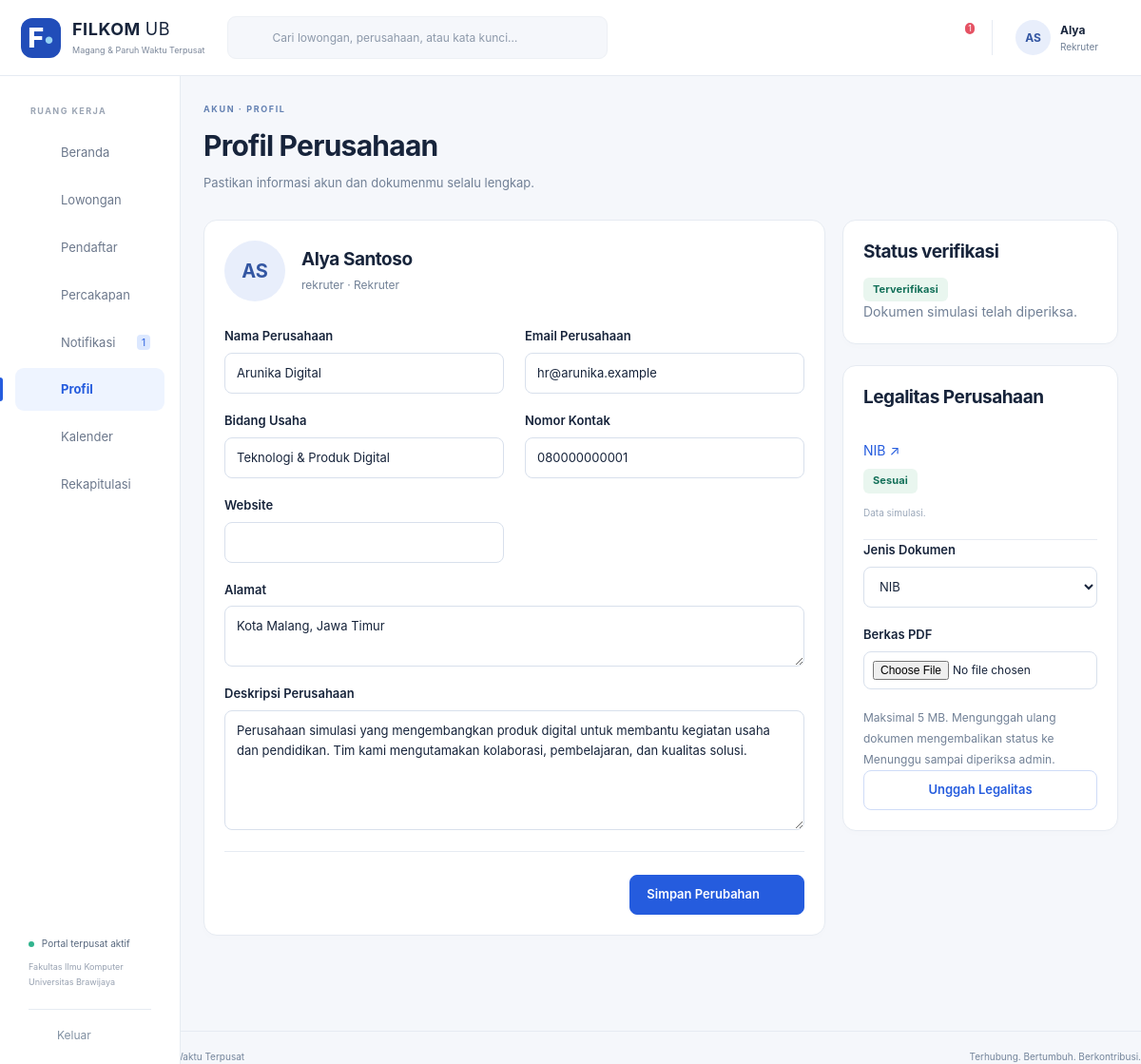
The page /index.php?r=profil (signed in) on the database its author committed.
### tables this page shows
CREATE TABLE AKUN (
 idAkun INT AUTO_INCREMENT PRIMARY KEY, username VARCHAR(100) NOT NULL UNIQUE, email VARCHAR(100) NOT NULL UNIQUE,
 passwordHash VARCHAR(255) NOT NULL, namaPengguna VARCHAR(100) NOT NULL,
 role ENUM('Mahasiswa','Rekruter','Admin') NOT NULL, aktif TINYINT(1) NOT NULL DEFAULT 1,
 idMahasiswa INT NULL UNIQUE,idPerusahaan INT NULL,
 FOREIGN KEY(idMahasiswa) REFERENCES MAHASISWA(idMahasiswa), FOREIGN KEY(idPerusahaan) REFERENCES PERUSAHAAN(idPerusahaan),
 CONSTRAINT CK_AKUN_ROLE CHECK ((role='Mahasiswa' AND idMahasiswa IS NOT NULL AND idPerusahaan IS NULL) OR (role='Rekruter' AND idPerusahaan IS NOT NULL AND idMahasiswa IS NULL) OR (role='Admin' AND idMahasiswa IS NULL AND idPerusahaan IS NULL))
);

CREATE TABLE PERUSAHAAN (
 idPerusahaan INT AUTO_INCREMENT PRIMARY KEY, namaPerusahaan VARCHAR(100) NOT NULL,
 alamat TEXT NOT NULL, emailPerusahaan VARCHAR(100) NOT NULL UNIQUE,
 statusVerifikasi VARCHAR(20) NOT NULL DEFAULT 'Menunggu', bidangUsaha VARCHAR(100) NOT NULL DEFAULT '',
 kontak VARCHAR(30) NOT NULL DEFAULT '', deskripsi TEXT, website VARCHAR(250) NOT NULL DEFAULT '',
 catatanVerifikasi TEXT, dihapusPada DATETIME NULL, dibuatPada DATETIME NOT NULL DEFAULT CURRENT_TIMESTAMP
);

CREATE TABLE DOKUMEN_PERUSAHAAN (
 id INT AUTO_INCREMENT PRIMARY KEY,idPerusahaan INT NOT NULL,idDokumen INT NOT NULL,namaDokumen VARCHAR(100) NOT NULL,
 hasilPemeriksaan VARCHAR(30) NOT NULL DEFAULT 'Belum diperiksa',catatan TEXT,idPemeriksa INT NULL,
 FOREIGN KEY(idPerusahaan) REFERENCES PERUSAHAAN(idPerusahaan),FOREIGN KEY(idDokumen) REFERENCES DOKUMEN(idDokumen),FOREIGN KEY(idPemeriksa) REFERENCES AKUN(idAkun)
);

### app/Views/profil.php (the view, shortened to what the rows shown need)
<?php $heading=$currentUser['role']==='Rekruter'?'Profil Perusahaan':'Profil Saya';$kicker='AKUN · PROFIL';$subtitle='Pastikan informasi akun dan dokumenmu selalu lengkap.';require ROOT.'/app/Views/components/heading.php';?>
<div class="content-with-aside"><section class="card">
<div class="profile-banner"><span class="avatar large"><?= e(initials($currentUser['namaPengguna'])) ?></span><div><h2><?= e($currentUser['namaPengguna']) ?></h2><p><?= e($currentUser['username']) ?> · <?= e($currentUser['role']) ?></p></div></div>
<?php if($currentUser['role']==='Admin'):?><dl class="summary-list"><div><dt>Nama admin</dt><dd><?= e($currentUser['namaPengguna']) ?></dd></div><div><dt>Email</dt><dd><?= e($currentUser['email']) ?></dd></div></dl><p class="muted">Akun admin dikelola oleh pengelola sistem.</p>
<?php else:?><form method="post" enctype="multipart/form-data" action="<?= e(url('profil/simpan')) ?>"><?= csrf() ?>
<?php if($currentUser['role']==='Mahasiswa'):?><div class="form-grid"><label>Nama Lengkap<input name="namaMahasiswa" value="<?= e($profil['namaMahasiswa']) ?>" maxlength="100" required></label><label>NIM<input value="<?= e($profil['NIM']) ?>" readonly></label><label>Email<input type="email" name="email" value="<?= e($profil['email']) ?>" maxlength="100" required></label><label>Program Studi<select name="jurusan"><?php foreach(jurusanOptions() as $s):?><option<?= selected($profil['jurusan'],$s) ?>><?= e($s) ?></option><?php endforeach;?></select></label><label>Semester Aktif<input type="number" name="semester" min="1" max="14" value="<?= e($profil['semester']) ?>" required></label><label>IPK<input type="number" name="IPK" min="0" max="4" step="0.01" value="<?= e($profil['IPK']) ?>" required></label><label>Telepon / WhatsApp<input name="telepon" value="<?= e($profil['telepon']) ?>" maxlength="30"></label><label>Portofolio<input type="url" name="portofolio" value="<?= e($profil['portofolio']) ?>" maxlength="250" placeholder="https://…"></label></div><label>Tentang Saya<textarea name="bio" rows="4" maxlength="2000"><?= e($profil['bio']) ?></textarea></label><label>CV / Resume (PDF, maksimal 5 MB)<input type="file" name="cv" accept="application/pdf,.pdf"></label><?php if($profil['idCV']):?><p><a href="<?= e(url('dokumen/lihat',['id'=>$profil['idCV']])) ?>" target="_blank" rel="noopener">Lihat CV tersimpan ↗</a></p><?php endif;?>
<?php else:?><div class="form-grid"><?php foreach(['namaPerusahaan'=>'Nama Perusahaan','emailPerusahaan'=>'Email Perusahaan','bidangUsaha'=>'Bidang Usaha','kontak'=>'Nomor Kontak','website'=>'Website'] as $k=>$label):?><label><?= e($label) ?><input type="<?= $k==='website'?'url':($k==='emailPerusahaan'?'email':'text') ?>" name="<?= e($k) ?>" value="<?= e($profil[$k]) ?>" maxlength="<?= $k==='website'?250:($k==='kontak'?30:100) ?>"<?= in_array($k,['namaPerusahaan','emailPerusahaan'],true)?' required':'' ?>></label><?php endforeach;?></div><label>Alamat<textarea name="alamat" maxlength="2000" required><?= e($profil['alamat']) ?></textarea></label><label>Deskripsi Perusahaan<textarea name="deskripsi" maxlength="5000" rows="5"><?= e($profil['deskripsi']) ?></textarea></label><?php endif;?><div class="form-footer"><button class="button">Simpan Perubahan <?= icon('check') ?></button></div></form><?php endif;?></section>
<aside class="stack"><?php if($currentUser['role']==='Rekruter'):?><section class="card"><h2>Status verifikasi</h2><?= badge($profil['statusVerifikasi']) ?><p class="muted"><?= e($profil['catatanVerifikasi']?:'Admin akan memeriksa legalitas perusahaan.') ?></p></section><section class="card"><h2>Legalitas Perusahaan</h2><?php foreach($legalitas as $d):?><div class="history-item"><a target="_blank" rel="noopener" href="<?= e(url('dokumen/lihat',['id'=>$d['idDokumen']])) ?>"><?= e($d['namaDokumen']) ?> ↗</a><p><?= badge($d['hasilPemeriksaan']) ?></p><small><?= e($d['catatan']) ?></small></div><?php endforeach;?><form method="post" enctype="multipart/form-data" action="<?= e(url('profil/legalitas')) ?>"><?= csrf() ?><label>Jenis Dokumen<select name="namaDokumen"><option>NIB</option><option>Akta Pendirian</option><option>Izin Usaha</option></select></label><label>Berkas PDF<input type="file" name="legalitas" accept="application/pdf,.pdf" required></label><small class="muted">Maksimal 5 MB. Mengunggah ulang dokumen mengembalikan status ke Menunggu sampai diperiksa admin.</small><button class="button secondary full">Unggah Legalitas</button></form></section><?php else:?><section class="card accent-card"><?= icon('shield') ?><h2>Profil yang siap melangkah</h2><p>Profil mahasiswa digunakan pada setiap lamaran. Simpan CV di sini agar dapat digunakan kembali saat mendaftar.</p></section><?php endif;?></aside></div>

### app/Views/layout/header.php (shortened to what the rows shown need)
<!doctype html>
<html lang="id"><head><meta charset="utf-8"><meta name="viewport" content="width=device-width,initial-scale=1">
<title><?= e($title) ?> · FILKOM Connect</title><link rel="stylesheet" href="assets/app.css">
</head><body>
<?php if($currentUser): $role=$currentUser['role'];$r=query('r','dashboard'); ?>
<header class="topbar"><a class="brand" href="<?= e(url()) ?>"><span class="brand-icon">F<span>•</span></span><span><strong>FILKOM <span class="brand-light">UB</span></strong><small>Magang &amp; Paruh Waktu Terpusat</small></span></a>
<form class="global-search" action="index.php" method="get"><input type="hidden" name="r" value="<?= $role==='Admin'?'perusahaan':'lowongan' ?>"><?= icon('search') ?><input aria-label="Pencarian global" name="keyword" placeholder="Cari lowongan, perusahaan, atau kata kunci…" value="<?= e(query('keyword')) ?>"><button class="icon-button" aria-label="Cari"><?= icon('arrow') ?></button></form>
<div class="top-actions"><form class="mobile-logout" method="post" action="<?= e(url('logout')) ?>"><?= csrf() ?><button class="icon-button" aria-label="Keluar"><?= icon('logout') ?></button></form><a class="notification-button" href="<?= e(url('notifikasi')) ?>" aria-label="Notifikasi, <?= $unread ?> belum dibaca"><?= icon('bell') ?><?php if($unread):?><span class="counter"><?= $unread>99?'99+':$unread ?></span><?php endif;?></a><div class="user-summary"><span class="avatar"><?= e(initials($currentUser['namaPengguna'])) ?></span><span><strong><?= e(explode(' ',$currentUser['namaPengguna'])[0]) ?></strong><small><?= e($role) ?></small></span></div></div></header>
<aside class="sidebar"><div class="sidebar-label">RUANG KERJA</div><nav aria-label="Navigasi utama">
<?php $nav=[['dashboard','home','Beranda']];
if($role==='Rekruter')$nav=[...$nav,['lowongan','briefcase','Lowongan'],['pendaftar','user','Pendaftar'],['chat','chat','Percakapan']];
$nav[]=['notifikasi','bell','Notifikasi'];$nav[]=['profil','user','Profil'];
if($role!=='Admin')$nav[]=['kalender','calendar','Kalender'];
if($role!=='Mahasiswa')$nav[]=['rekapitulasi','chart','Rekapitulasi'];
foreach($nav as [$link,$ic,$label]):$active=explode('/',$r)[0]===$link||($link==='pendaftar'&&str_starts_with($r,'seleksi')); ?>
<a href="<?= e(url($link)) ?>" class="nav-link <?= $active?'active':'' ?>" <?= $active?'aria-current="page"':'' ?>><?= icon($ic) ?><span><?= e($label) ?></span><?php if($link==='notifikasi'&&$unread):?><span class="nav-count"><?= $unread ?></span><?php endif;?></a>
<?php endforeach;?></nav><div class="sidebar-bottom"><div class="portal-status"><i></i> Portal terpusat aktif<small>Fakultas Ilmu Komputer<br>Universitas Brawijaya</small></div><form method="post" action="<?= e(url('logout')) ?>"><?= csrf() ?><button class="logout"><?= icon('logout') ?> Keluar</button></form></div></aside>
<main id="main" class="main-content">
<?php else: ?><main id="main" class="public-main"><?php endif; ?>

### app/Core/helpers.php (shortened to what the rows shown need)
<?php
function e(mixed $s):string {
    return htmlspecialchars((string)$s,ENT_QUOTES|ENT_SUBSTITUTE,'UTF-8');
}
function url(string $route='dashboard',array $p=[]):string {
    return 'index.php?'.http_build_query(['r'=>$route]+$p);
}
function query(string $key,string $default=''):string {
    $v=$_GET[$key]??$default;
    return is_scalar($v)?trim((string)$v):$default;
}
function initials(string $s):string {
    $w=preg_split('/\s+/',trim($s));
    return mb_strtoupper(mb_substr($w[0]??'',0,1).mb_substr($w[1]??'',0,1));
}
function statusClass(string $s):string {
    return match($s) {
        'Diterima','Terverifikasi','Lolos','Sesuai','Layak','Aktif'=>'green','Ditolak','Tidak Lolos','Tidak sesuai','Tidak Layak','Dihapus'=>'red','Wawancara','Diproses','Menunggu'=>'amber','Draf','Ditutup'=>'gray',default=>'blue'
    }
    ;
}
function badge(string $s):string {
    return '<span class="badge '.statusClass($s).'">'.e($s).'</span>';
}
function icon(string $name):string {
    $paths=[ 'home'=>'<path d="m3 10 9-7 9 7v10H3Z"/><path d="M9 20v-7h6v7"/>', 'briefcase'=>'<rect x="3" y="7" width="18" height="14" rx="2"/><path d="M8 7V3h8v4M3 12c6 4 12 4 18 0M10 13h4"/>', 'file'=>'<path d="M6 3h9l4 4v14H6Z"/><path d="M14 3v5h5M9 12h7M9 16h7"/>', 'bell'=>'<path d="M5 17h14l-2-3V9a5 5 0 0 0-10 0v5ZM10 21h4"/>', 'user'=>'<circle cx="12" cy="8" r="4"/><path d="M4 21v-2a8 8 0 0 1 16 0v2"/>', 'calendar'=>'<rect x="3" y="5" width="18" height="16" rx="2"/><path d="M7 2v6M17 2v6M3 11h18M7 15h3M14 15h3"/>', 'chat'=>'<path d="M4 4h16v12H9l-5 5Z"/><path d="M8 8h8M8 12h5"/>', 'search'=>'<circle cx="10" cy="10" r="6"/><path d="m15 15 6 6"/>', 'arrow'=>'<path d="M4 12h16m-6-6 6 6-6 6"/>', 'plus'=>'<path d="M12 4v16M4 12h16"/>', 'location'=>'<path d="M19 10c0 5-7 11-7 11S5 15 5 10a7 7 0 0 1 14 0Z"/><circle cx="12" cy="10" r="2"/>', 'check'=>'<path d="m5 12 4 4L19 6"/>', 'clock'=>'<circle cx="12" cy="12" r="9"/><path d="M12 6v6l4 2"/>', 'logout'=>'<path d="M9 3H4v18h5M9 12h12m-5-5 5 5-5 5"/>', 'building'=>'<path d="M4 21V3h12v18M16 9h4v12M8 7h4M8 11h4M8 15h4M9 21v-3h3v3"/>', 'chart'=>'<path d="M4 3v18h17M8 17v-4M13 17V8M18 17V5"/>', 'shield'=>'<path d="m12 2 9 4v6c0 5-9 10-9 10S3 17 3 12V6Z"/><path d="m8 12 3 3 5-6"/>', 'download'=>'<path d="M12 3v12m-5-5 5 5 5-5M4 16v5h16v-5"/>', 'close'=>'<path d="m5 5 14 14M19 5 5 19"/>', ];
    return '<svg class="icon" viewBox="0 0 24 24" fill="none" stroke="currentColor" stroke-width="1.7" stroke-linecap="round" stroke-linejoin="round" aria-hidden="true">'.($paths[$name]??$paths['file']).'</svg>';
}

### app/Views/components/heading.php
<div class="page-heading"><div><p class="eyebrow"><?= e($kicker??'FILKOM CONNECT') ?></p><h1><?= e($heading??$title) ?></h1><?php if(!empty($subtitle)):?><p><?= e($subtitle) ?></p><?php endif;?></div><?php if(!empty($headingAction)):?><?= $headingAction ?><?php endif;?></div>

### rows shown on the page
akun: namaPengguna "AS", namaPengguna "Alya", role "Rekruter", role "Profil Perusahaan", namaPengguna "Alya Santoso", username "rekruter"
perusahaan: namaPerusahaan "Arunika Digital", emailPerusahaan "hr@arunika.example", bidangUsaha "Teknologi & Produk Digital", kontak "080000000001", alamat "Kota Malang, Jawa Timur", deskripsi "Perusahaan simulasi yang mengembangkan produk digital untuk membantu kegiatan usaha dan pendidikan. Tim kami mengutamakan kolaborasi, pembelajaran, dan kualitas solusi.", statusVerifikasi "Terverifikasi", catatanVerifikasi "Dokumen simulasi telah diperiksa."
dokumen_perusahaan: namaDokumen "NIB", hasilPemeriksaan "Sesuai", catatan "Data simulasi."

### other values the page prints
$unread "1"
$label "Beranda"
$label "Lowongan"
$label "Pendaftar"
$label "Percakapan"
$label "Notifikasi"
$label "Profil"
$label "Kalender"
$label "Rekapitulasi"
$kicker "AKUN · PROFIL"
$subtitle "Pastikan informasi akun dan dokumenmu selalu lengkap."
$label "Nama Perusahaan"
$label "Email Perusahaan"
$label "Bidang Usaha"
$label "Nomor Kontak"
